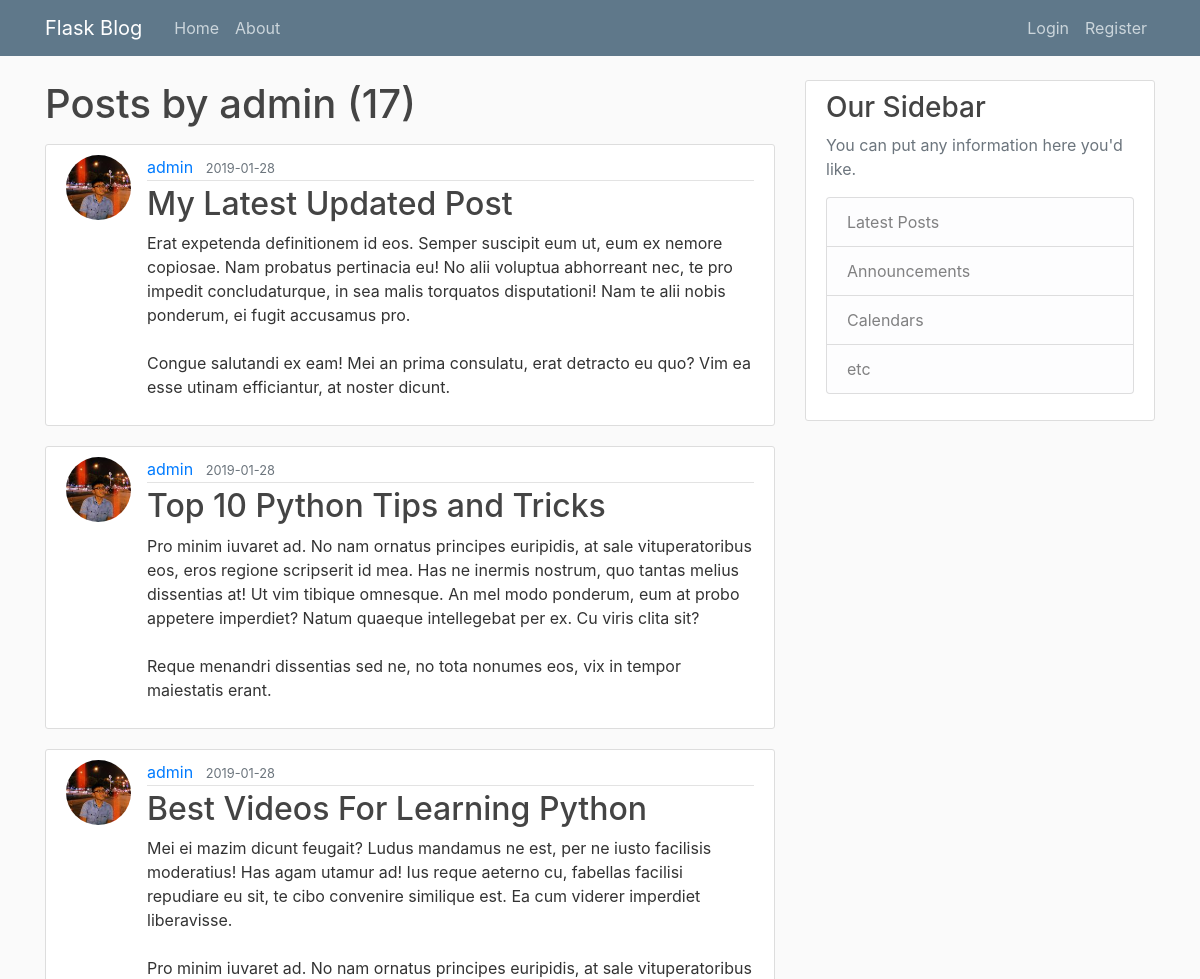
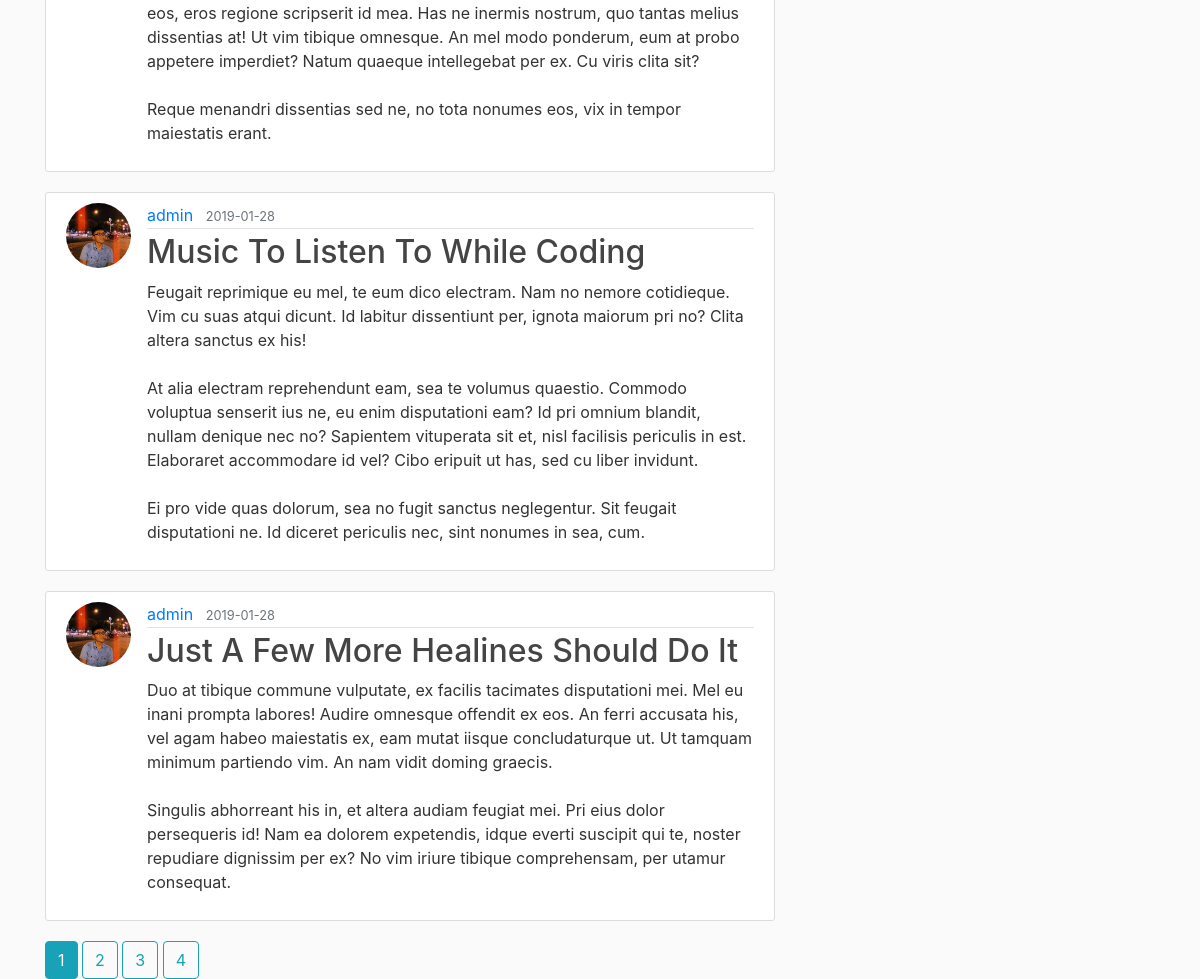
Screenshot of /user/admin with the database file from the repository (2 pictures, top to bottom).
### flaskblog/models.py (models this page shows, shortened)
class User(db.Model, UserMixin):
    id = db.Column(db.Integer, primary_key=True)
    username = db.Column(db.String(20), unique=True, nullable=False)
    email = db.Column(db.String(120), unique=True, nullable=False)
    image_file = db.Column(db.String(20), nullable=False, default='default.jpg')
    password = db.Column(db.String(60), nullable=False)
    posts = db.relationship('Post', backref='author', lazy=True)

class Post(db.Model):
    id = db.Column(db.Integer, primary_key=True)
    title = db.Column(db.String(100), nullable=False)
    date_posted = db.Column(db.DateTime, nullable=False, default=datetime.utcnow)
    content = db.Column(db.Text, nullable=False)
    user_id = db.Column(db.Integer, db.ForeignKey('user.id'), nullable=False)

### flaskblog/users/routes.py (the view)
@users.route("/user/<string:username>")
def user_posts(username):
    page = request.args.get('page', 1, type=int)
    user = User.query.filter_by(username=username).first_or_404()
    posts = Post.query.filter_by(author=user).order_by(Post.date_posted.desc()).paginate(page=page, per_page=5)
    return render_template('user_posts.html', posts=posts, user=user)

### flaskblog/templates/user_posts.html
{% extends "layout.html" %}
{% block content %}
    <h1 class="mb-3">Posts by {{ user.username }} ({{ posts.total }})</h1>
    {% for post in posts.items %}
        <article class="media content-section">
            <img src="{{ url_for('static', filename='profile_pics/' + post.author.image_file) }}" class="rounded-circle article-img" alt="">
            <div class="media-body">
              <div class="article-metadata">
                <a class="mr-2" href="{{ url_for('users.user_posts', username=post.author.username) }}">{{ post.author.username }}</a>
                <small class="text-muted">{{ post.date_posted.strftime('%Y-%m-%d') }}</small>
              </div>
              <h2><a class="article-title" href="{{ url_for('posts.post', post_id=post.id,) }}">{{ post.title }}</a></h2>
              <p class="article-content">{{ post.content }}</p>
            </div>
        </article>
    {% endfor %}
    {% for page_num in posts.iter_pages(left_edge=1, right_edge=2, left_current=1, right_current=2) %}
        {% if page_num %}
            {% if posts.page == page_num %}
                <a href="{{ url_for('users.user_posts', username=user.username, page=page_num) }}" class="btn btn-info mb4">{{ page_num }}</a>
            {% else %}
                <a href="{{ url_for('users.user_posts', username=user.username, page=page_num) }}" class="btn btn-outline-info mb4">{{ page_num }}</a>
            {% endif %}
        {% else %}
            ...
        {% endif %}
    {% endfor %}
{% endblock %}

### flaskblog/static/main.css (style rules this page uses)
body { background: #fafafa; color: #333333; margin-top: 5rem; }
h1, h2, h3, h4, h5, h6 { color: #444444; }
.content-section { background: #ffffff; padding: 10px 20px; border: 1px solid #dddddd; border-radius: 3px; margin-bottom: 20px; }
.article-title { color: #444444; }
.article-content { white-space: pre-line; }
.article-img { height: 65px; width: 65px; margin-right: 16px; }
.article-metadata { padding-bottom: 1px; margin-bottom: 4px; border-bottom: 1px solid #e3e3e3 }

### rows the page displays
User: username "admin"
Post: image_file (picture), author.username "admin", date_posted "2019-01-28", title "My Latest Updated Post", content "Erat expetenda definitionem id eos. Semper suscipit eum ut, eum ex nemore copiosae. Nam probatus pertinacia eu! No alii voluptua abhorreant nec, te pro impedit concludaturque, in sea malis torquatos disputationi! Nam te alii nobis ponderum, ei fugit accusamus pro. Congue salutandi ex eam! Mei an prima consulatu, erat detracto eu quo? Vim ea esse utinam efficiantur, at noster dicunt."
Post: image_file (picture), author.username "admin", date_posted "2019-01-28", title "Top 10 Python Tips and Tricks", content "Pro minim iuvaret ad. No nam ornatus principes euripidis, at sale vituperatoribus eos, eros regione scripserit id mea. Has ne inermis nostrum, quo tantas melius dissentias at! Ut vim tibique omnesque. An mel modo ponderum, eum at probo appetere imperdiet? Natum quaeque intellegebat per ex. Cu viris clita sit? Reque menandri dissentias sed ne, no tota nonumes eos, vix in tempor maiestatis erant."
Post: image_file (picture), author.username "admin", date_posted "2019-01-28", title "Best Videos For Learning Python", content "Mei ei mazim dicunt feugait? Ludus mandamus ne est, per ne iusto facilisis moderatius! Has agam utamur ad! Ius reque aeterno cu, fabellas facilisi repudiare eu sit, te cibo convenire similique est. Ea cum viderer imperdiet liberavisse. Pro minim iuvaret ad. No nam ornatus principes euripidis, at sale vituperatoribus eos, eros regione scripserit id mea. Has ne inermis nostrum, quo tantas melius dissentias at! Ut vim tibique omnesque. An mel modo ponderum, eum at probo appetere imperdiet? Natum quaeque intellegebat per ex. Cu viris clita sit? Reque menandri dissentias sed ne, no tota nonumes eos, vix in tempor maiestatis erant."
Post: image_file (picture), author.username "admin", date_posted "2019-01-28", title "Music To Listen To While Coding", content "Feugait reprimique eu mel, te eum dico electram. Nam no nemore cotidieque. Vim cu suas atqui dicunt. Id labitur dissentiunt per, ignota maiorum pri no? Clita altera sanctus ex his! At alia electram reprehendunt eam, sea te volumus quaestio. Commodo voluptua senserit ius ne, eu enim disputationi eam? Id pri omnium blandit, nullam denique nec no? Sapientem vituperata sit et, nisl facilisis periculis in est. Elaboraret accommodare id vel? Cibo eripuit ut has, sed cu liber invidunt. Ei pro vide quas dolorum, sea no fugit sanctus neglegentur. Sit feugait disputationi ne. Id diceret periculis nec, sint nonumes in sea, cum."
Post: image_file (picture), author.username "admin", date_posted "2019-01-28", title "Just A Few More Healines Should Do It", content "Duo at tibique commune vulputate, ex facilis tacimates disputationi mei. Mel eu inani prompta labores! Audire omnesque offendit ex eos. An ferri accusata his, vel agam habeo maiestatis ex, eam mutat iisque concludaturque ut. Ut tamquam minimum partiendo vim. An nam vidit doming graecis. Singulis abhorreant his in, et altera audiam feugiat mei. Pri eius dolor persequeris id! Nam ea dolorem expetendis, idque everti suscipit qui te, noster repudiare dignissim per ex? No vim iriure tibique comprehensam, per utamur consequat."

### other values shown
{{ posts.total }} "17"
{{ page_num }} "1"
{{ page_num }} "2" "3" "4"
